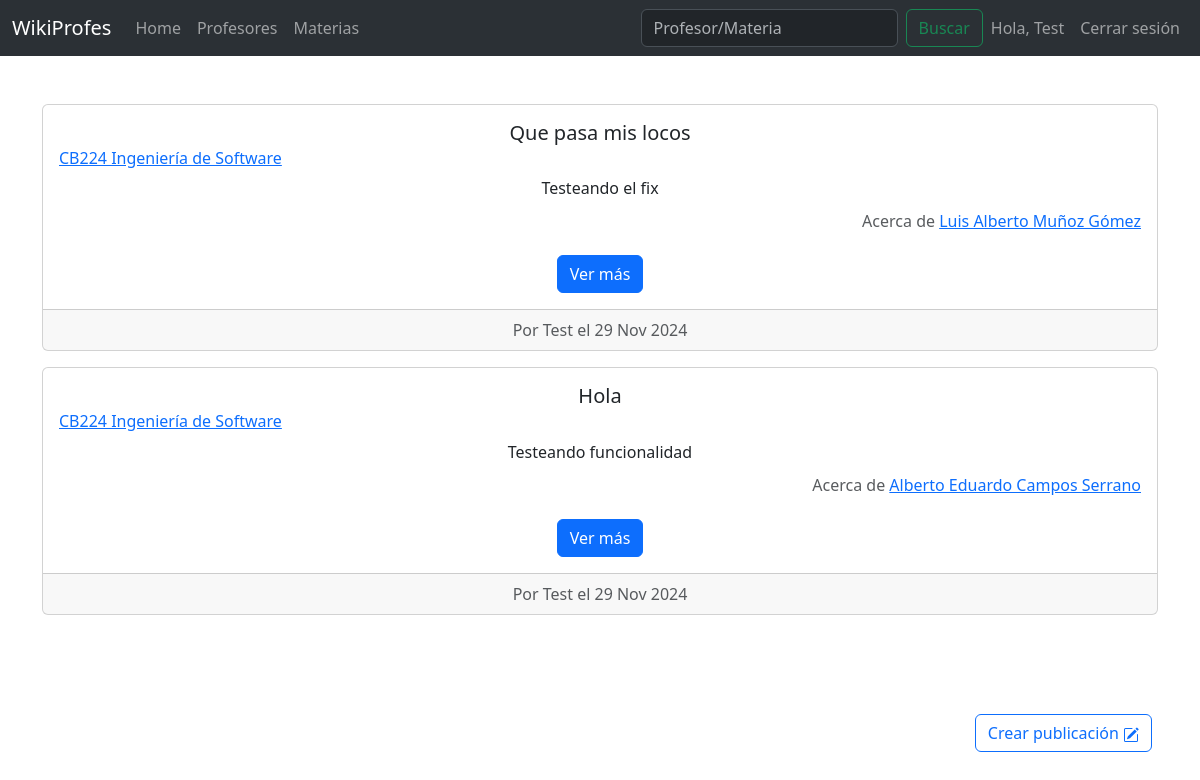
/ (signed in), run on the app's committed database.
### publicacion/models.py (models this page shows, shortened)
class Publicacion(models.Model):
    profesor = models.ForeignKey(Profesor, on_delete=models.CASCADE)
    materia = models.ForeignKey(Materia, on_delete=models.CASCADE)
    usuario = models.ForeignKey(User, on_delete=models.CASCADE)
    titulo = models.CharField(max_length=80)
    fecha = models.DateField(auto_now_add=True)
    comentario = models.TextField(max_length=2000)
    dominio = models.IntegerField()
    puntualidad = models.IntegerField()
    asistencia = models.IntegerField()
    dificultad = models.IntegerField()
    seguimiento = models.IntegerField()

### materia/models.py (models this page shows)
class Materia(models.Model):
    clave = models.CharField(max_length=10)
    nombre = models.CharField(max_length=80)
    departamento = models.CharField(max_length=50)
    profesores = models.ManyToManyField(Profesor, through='publicacion.Publicacion')
    usuarios = models.ManyToManyField(User, through='publicacion.Publicacion')
    def __str__(self):
        return f'{self.clave} {self.nombre}'

### profesor/models.py (models this page shows, shortened)
class Profesor(models.Model):
    nombre = models.CharField(max_length=80)
    usuarios = models.ManyToManyField(User, through='publicacion.Publicacion')
    def __str__(self):
        return f'{self.nombre}'

### usuario/views.py (the view)
# urls.py: path('', views.HomeView.as_view(), name='index'),
class HomeView(generic.ListView):
    model = Publicacion
    template_name = 'pages/index.html'
    context_object_name = 'publicacion_list'
    def get_queryset(self):
        return Publicacion.objects.order_by('-fecha')[:5]

### templates/pages/index.html (shortened to what this page needs)
{% extends "base.html" %}
{% block content %}
<div style="margin-top: 3rem;">
    {% for publicacion in publicacion_list %}
    <section>
        <div class="container" style="margin-top: 1rem;">
            <div class="card text-center">
                <div class="card-body">
                    <h5 class="card-title">{{ publicacion.titulo }}</h5>
                    <h6 class="card-subtitle mb-2 text-body-secondary text-start">
                        <a href="{% url 'publicacion:materia' publicacion.materia.id %}">{{ publicacion.materia }}</a>
                    </h6>
                    <p class="card-text">{{ publicacion.comentario }}</p>
                    <h6 class="card-subtitle mb-2 text-body-secondary text-end">
                        Acerca de <a href="{% url 'publicacion:profesor' publicacion.profesor.id %}">{{ publicacion.profesor }}</a>
                    </h6>
                    <a href="{% url 'publicacion:detalle' publicacion.id %}" class="btn btn-primary mt-3">Ver más</a>
                </div>
                <div class="card-footer text-body-secondary">
                    Por {{ publicacion.usuario }} el {{ publicacion.fecha|date:"d M Y" }}
                </div>
            </div>
        </div>
    </section>
    {% endfor %}
</div>
{% if user.is_authenticated %}
<button type="button" onclick="window.location.replace('/crear-publicacion')" class="btn btn-outline-primary position-fixed bottom-0 end-0 mb-5 me-5">
    Crear publicación
</button>
{% endif %}
{% endblock content %}

### templates/base.html (shortened to what this page needs)
<!DOCTYPE html>
<html lang="es">
<head>
    <link href="https://cdn.jsdelivr.net/npm/bootstrap@5.3.3/dist/css/bootstrap.min.css" rel="stylesheet">
    <link rel="stylesheet" href="https://cdnjs.cloudflare.com/ajax/libs/font-awesome/4.7.0/css/font-awesome.min.css">
    <nav class="navbar navbar-expand-lg bg-body-tertiary bg-dark" data-bs-theme="dark">
        <div class="container-fluid">
            <a class="navbar-brand">WikiProfes</a>
            <div class="collapse navbar-collapse" id="navbarNavDropdown">
            <ul class="navbar-nav me-auto mb-2 mb-lg-0">
                <li class="nav-item">
                    <a class="nav-link" aria-current="page" href="/">Home</a>
                </li>
                <li class="nav-item">
                    <a class="nav-link" href="/profesores">Profesores</a>
                </li>
                <li class="nav-item">
                    <a class="nav-link" href="/materias">Materias</a>
                </li>
            </ul>
            <form method="get" class="d-flex" role="search" action="{% url 'usuario:busqueda' %}">
                <input class="form-control me-2" type="search" placeholder="Profesor/Materia" aria-label="Search" name="busqueda">
                <button class="btn btn-outline-success" type="submit">Buscar</button>
            </form>
            <ul class="navbar-nav mb-2 mb-lg-0">
                {% if user.is_authenticated %}
                    <li class="nav-item">
                        <a class="nav-link">Hola, {{user.username}}</a>
                    </li>
                    <li class="nav-item">
                        <a href="/logout" class="nav-link">Cerrar sesión</a>
                    </li>
                {% endif %}
            </ul>
            </div>
        </div>
    </nav>
</head>
<body>
    {% block content %}
    {% endblock content %}
</body>
</html>

### data on the page
Publicacion: titulo "Que pasa mis locos", materia "CB224 Ingeniería de Software", comentario "Testeando el fix", profesor "Luis Alberto Muñoz Gómez", usuario "Test", fecha "29 Nov 2024"
Publicacion: titulo "Hola", materia "CB224 Ingeniería de Software", comentario "Testeando funcionalidad", profesor "Alberto Eduardo Campos Serrano", usuario "Test", fecha "29 Nov 2024"

### other printed values
{{ user.username }} "Test"
